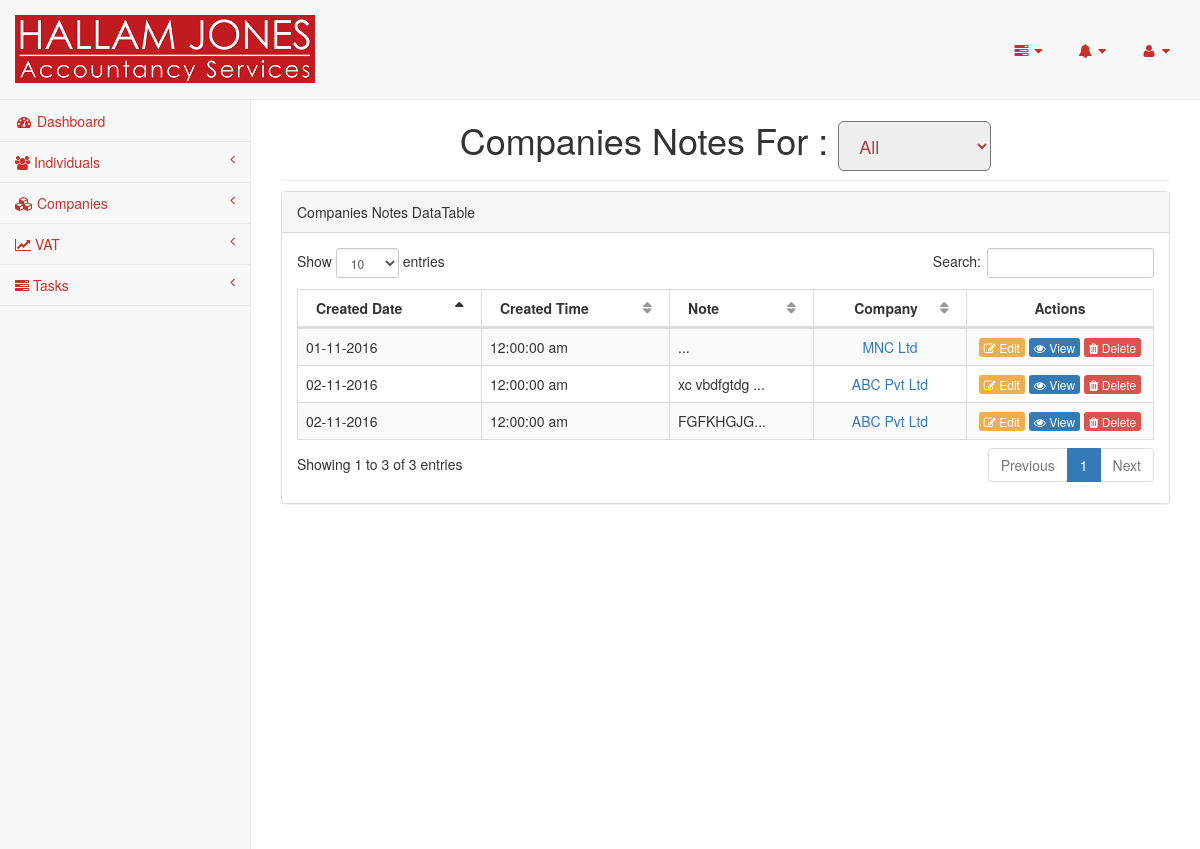
Screenshot of /pages/companies-notes.php (signed in) with the database file from the repository.
### tables this page shows
CREATE TABLE `notes` (
  `id` int(11) NOT NULL,
  `individual_id` int(11) DEFAULT NULL,
  `company_id` int(11) DEFAULT NULL,
  `note_title` varchar(250) NOT NULL,
  `note` text NOT NULL,
  `note_creation_date` date NOT NULL
);

CREATE TABLE `companies` (
  `id` int(11) NOT NULL,
  `client_id` varchar(200) NOT NULL,
  `company_name` varchar(200) NOT NULL,
  `registration_number` bigint(10) NOT NULL,
  `registration_date` date NOT NULL,
  `authentication_code` varchar(8) NOT NULL,
  `trade_description` varchar(250) NOT NULL,
  `registered_address` varchar(250) NOT NULL,
  `utr` bigint(10) NOT NULL,
  `year_end` date NOT NULL,
  `directors` varchar(200) NOT NULL,
  `no_of_shares` int(11) NOT NULL,
  `aggregate_nominal_value` int(11) NOT NULL,
  `share_class` varchar(100) NOT NULL,
  `shares_issued` int(11) NOT NULL,
  `amount_paid` int(11) NOT NULL,
  `amount_unpaid` int(11) NOT NULL,
  `total_aggregate_value` int(11) NOT NULL,
  `paye_office_code` varchar(8) NOT NULL,
  `paye_reference` varchar(100) NOT NULL,
  `vat_registered` enum('Yes','No') NOT NULL,
  `main_contact` int(11) NOT NULL,
  `reference` enum('HJ','MSI') NOT NULL,
  `annual_return_date` date NOT NULL,
  `accountancy_fee` int(8) NOT NULL,
  `registered_office_charge` enum('Yes','No') NOT NULL,
  `registered_office_charge_fee` int(8) NOT NULL,
  `payroll_charge` enum('Yes','No') NOT NULL,
  `payroll_charge_fee` int(8) NOT NULL,
  `payroll_required` enum('Yes','No') NOT NULL DEFAULT 'No',
  `no_of_shareholder` int(4) NOT NULL,
  `no_of_note` int(4) NOT NULL
);

### pages/dbconnection.php (called while the page is built, shortened)
<?php
class Dbconnection{
	protected $db_name = "hallam";
	protected $db_user = "root";
	protected $db_pass = "";
	protected $db_host = "localhost";
	public function connect(){
		$this->db_conn = mysqli_connect($this->db_host, $this->db_user, $this->db_pass, $this->db_name);
		return true;
	}
}
$db=new Dbconnection();
?>

### pages/companies-notes.php (the view, shortened to what this page needs)
<?php
require_once('header.php');
require_once('sidebar.php');
if(isset($_REQUEST['company_id'])){
    $company_id = $_REQUEST['company_id'];
    if($company_id != ""){
        $query_string = " WHERE company_id = " . $_REQUEST['company_id'];
    }else{
        $query_string = " WHERE company_id IS NOT NULL";
    }
}else{
    $query_string = " WHERE company_id IS NOT NULL";
}
$result = mysqli_query($db->db_conn, "SELECT * FROM notes" . $query_string);
?>
        <div id="page-wrapper">
            <div class="row">
                <div class="col-lg-12">
                    <h1 class="page-header text-center">Companies Notes For :
                        <select class="btn-lg btn-group text-danger" id="notesForCompany" name="notes_for_company" >
                        <option value="">All</option>
                        </select>
                    </h1>
                </div>
            </div>
            <div class="row">
                <div class="col-lg-12">
                    <div class="panel panel-default">
                        <div class="panel-heading">
                            Companies Notes DataTable
                        </div>
                        <div class="panel-body">
                            <div class="dataTable_wrapper table-responsive">
                                <table class="table table-striped table-bordered table-hover" id="dataTables-example">
                                    <thead>
                                        <tr>
                                            <th>Created Date</th>
                                            <th>Created Time</th>
                                            <th>Note</th>
                                            <th class="text-center">Company</th>
                                            <th class="remove-shorting-icons text-center" style="width:150px;">Actions</th>
                                        </tr>
                                    </thead>
                                    <tbody>
                                        <?php
                                        if($result->num_rows > 0){
                                            while($row = $result->fetch_array()){
                                                ?>
                                                <tr class="odd gradeA">
                                                    <td><?php echo date('d-m-Y', strtotime($row["note_creation_date"])); ?></td>
                                                    <td><?php echo date('h:i:s a', strtotime($row["note_creation_date"])); ?></td>
                                                    <td><?php echo substr($row["note"], 0, 40)."..."; ?></td>
                                                    <?php
                                                        $resultCompany = mysqli_query($db->db_conn, "SELECT * FROM companies WHERE id = ".$row["company_id"]);
                                                        if($resultCompany->num_rows > 0){
                                                            while($rowCompany = $resultCompany->fetch_assoc()){
                                                                echo '<td class="text-center"><a href="company.php?id='.$rowCompany["id"].'" target="_blank"> '.$rowCompany["company_name"].'</a></td>';
                                                            }
                                                        }else{
                                                            echo '<td class="text-center"><div class="error-message">No Company</div></td>';
                                                        }
                                                    ?>
                                                    <td class="text-center">
                                                        <a class="btn-xs btn-warning" href="edit-note.php?id=<?php echo $row["id"]; ?>"><i class="fa fa-edit"></i> Edit</a>
                                                        <a class="btn-xs btn-primary" href="note.php?id=<?php echo $row["id"]; ?>"><i class="fa fa-eye"></i> View</a>
                                                        <a class="btn-xs btn-danger" onclick="deleteContent(<?php echo $row["id"]; ?>, 'note')" href="javascript:void(0)"><i class="fa fa-trash"></i> Delete</a>
                                                    </td>
                                                </tr>
                                            <?php
                                            }
                                        }
                                        ?>
                                    </tbody>
                                </table>
                            </div>
                        </div>
                    </div>
                </div>
            </div>
        </div>
<?php require_once('footer.php');?>

### rows the page displays
notes: note_creation_date "01-11-2016", note_creation_date "12:00:00 am"
companies: company_name "MNC Ltd"
notes: note_creation_date "02-11-2016", note_creation_date "12:00:00 am", note "xc vbdfgtdg"
companies: company_name "ABC Pvt Ltd"
notes: note_creation_date "02-11-2016", note_creation_date "12:00:00 am", note "FGFKHGJG"
